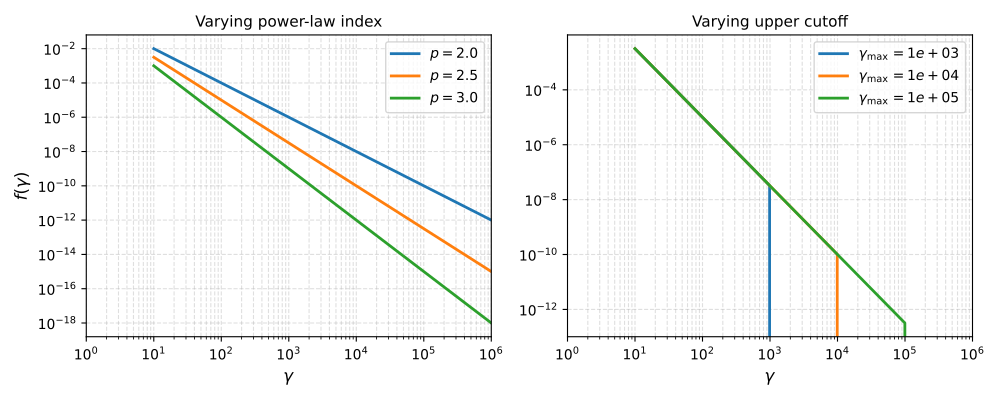

Python code for this plot:
import numpy as np
import matplotlib.pyplot as plt
from trilobite.radiation.synchrotron.electron_distributions import PowerLaw

gamma = np.logspace(1, 6, 500)

fig, axes = plt.subplots(1, 2, figsize=(10, 4))

for p in [2.0, 2.5, 3.0]:
    axes[0].loglog(gamma, PowerLaw.pdf(gamma, p=p, gamma_min=10.0), label=f'$p={p}$', lw=2)
axes[0].set_xlabel(r'$\gamma$', fontsize=12)
axes[0].set_ylabel(r'$f(\gamma)$', fontsize=12)
axes[0].set_title('Varying power-law index', fontsize=11)
axes[0].legend(fontsize=10)
axes[0].grid(True, which='both', ls='--', alpha=0.4)
axes[0].set_xlim(1, 1e6)

for gmax in [1e3, 1e4, 1e5]:
    lbl = rf'$\gamma_{{\max}}={gmax:.0e}$'
    axes[1].loglog(gamma, PowerLaw.pdf(gamma, p=2.5, gamma_min=10.0, gamma_max=gmax), label=lbl, lw=2)
axes[1].set_xlabel(r'$\gamma$', fontsize=12)
axes[1].set_title('Varying upper cutoff', fontsize=11)
axes[1].legend(fontsize=10)
axes[1].grid(True, which='both', ls='--', alpha=0.4)
axes[1].set_xlim(1, 1e6)

plt.tight_layout()
